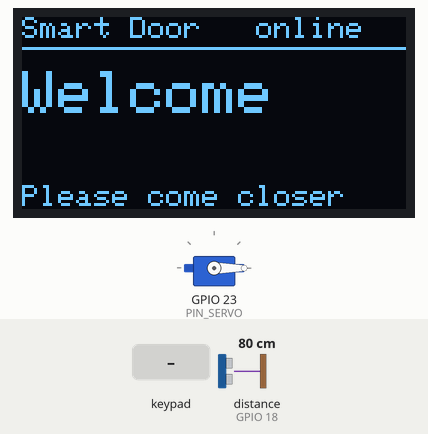
Recording of a sketch running on a simulated ESP32. On the bench: servo, 128×64 one-colour display. Wiring (inferred from the names in the program): ultrasonic range finder: trigger GPIO 5; echo GPIO 18. Inputs (shaded band) come from the test bench; at power-on: distance to the obstacle (sensor on GPIO 18) 80 cm. The echo pulse lasts 58.3 µs per cm; WiFi joins after 1.5 s; servers stay silent unless stated; uploads are accepted with an empty reply; what the sketch prints to the serial monitor is not drawn.

Above: at 5.8 s.
5.9 s: distance to the obstacle (sensor on GPIO 18) set to 2 cm
At 6.41 s:
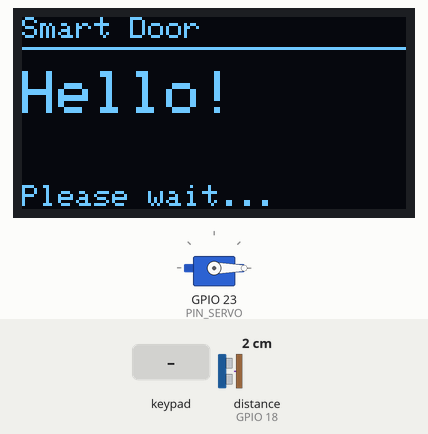
At 6.9 s:
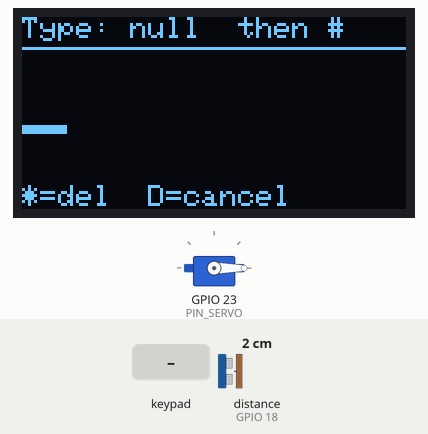
8.0 s: keypad keys 1 2 3 4 # pressed 0.4 s apart
At 10.4 s:
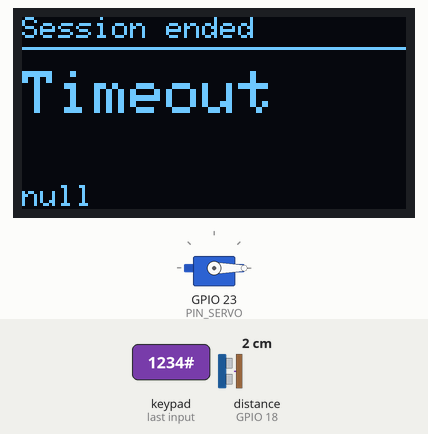
Timing chart, 0 to 11.9 s (numbered marks = the images above; inputs shaded):
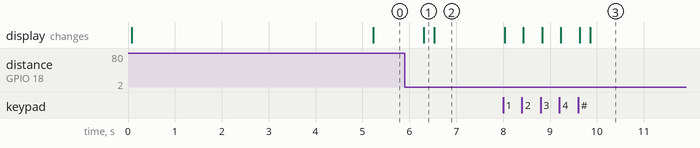

The sketch:

SmartDoor.ino
```cpp
/*
 * ============================================================================
 *  Smart Door – ESP32 firmware (Arduino IDE)
 * ============================================================================
 *  1. Ultrasonic sensor detects a person          → ask server for a challenge
 *  2. OLED shows a random number, visitor types it → server sends OTP to the
 *                                                    owner's Telegram
 *  3. OTP typed on the keypad                      → server says granted / wrong
 *  4. Granted → MG90S servo turns to unlock, then locks again after a few seconds
 *  Also: owner can "Remote unlock" from the dashboard or Telegram (/open).
 *
 *  Keypad:  0-9 type   |  #  submit  |  *  delete last  |  C  clear  |  D  cancel
 *
 *  Board:     "ESP32 Dev Module"  (Boards Manager → esp32 by Espressif)
 *  Libraries: Adafruit SSD1306, Adafruit GFX Library, Keypad (Mark Stanley),
 *             ArduinoJson (Benoit Blanchon, v7), ESP32Servo (Kevin Harrington)
 *  Settings:  edit config.h
 * ============================================================================
 */
#include <WiFi.h>
#include <WiFiClientSecure.h>
#include <HTTPClient.h>
#include <Wire.h>
#include <Adafruit_GFX.h>
#include <Adafruit_SSD1306.h>
#include <Keypad.h>
#include <ArduinoJson.h>
#include <ESP32Servo.h>
#include "config.h"

// ---------------------------------------------------------------- hardware
Adafruit_SSD1306 display(128, 64, &Wire, -1);

const byte ROWS = 4, COLS = 4;
char keys[ROWS][COLS] = {
  {'1', '2', '3', 'A'},
  {'4', '5', '6', 'B'},
  {'7', '8', '9', 'C'},
  {'*', '0', '#', 'D'},
};
byte rowPins[ROWS] = KEYPAD_ROW_PINS;
byte colPins[COLS] = KEYPAD_COL_PINS;
Keypad keypad = Keypad(makeKeymap(keys), rowPins, colPins, ROWS, COLS);

// ---------------------------------------------------------------- state
enum State { IDLE, CHALLENGE, OTP, UNLOCKED, NOTICE, COOLDOWN };
State state = IDLE;

String sessionId;
String challenge;
String input;
unsigned long stateSince = 0;
unsigned long noticeMs = 0;      // how long a NOTICE stays on screen
unsigned long unlockMs = 5000;   // how long the door stays unlocked
unsigned long lastHeartbeat = 0;
unsigned long lastSensorRead = 0;
unsigned long lastStatusPoll = 0;
int closeReadings = 0;

Servo lockServo;
unsigned long servoMovedAt = 0;
bool servoAttached = false;

// ================================================================ helpers
/** Turn the servo arm to the locked or unlocked position. */
void setLock(bool open) {
  if (!servoAttached) {
    lockServo.attach(PIN_SERVO, 500, 2400);  // MG90S pulse range in µs
    servoAttached = true;
  }
  lockServo.write(open ? SERVO_UNLOCKED_ANGLE : SERVO_LOCKED_ANGLE);
  servoMovedAt = millis();
}

/** Switch the servo off a moment after it has reached its position. */
void servoIdle() {
  if (SERVO_DETACH_MS > 0 && servoAttached && millis() - servoMovedAt > SERVO_DETACH_MS) {
    lockServo.detach();
    servoAttached = false;
  }
}

void beep(int ms) {
  if (PIN_BUZZER < 0) return;  // no buzzer fitted
  digitalWrite(PIN_BUZZER, HIGH);
  delay(ms);
  digitalWrite(PIN_BUZZER, LOW);
}
void beepOk()    { beep(80); delay(60); beep(80); }
void beepError() { beep(400); }

void enter(State s) {
  state = s;
  stateSince = millis();
  input = "";
}

/** Draw a screen: small title, big main text, small footer. */
void screen(const String &title, const String &big, const String &footer = "", uint8_t bigSize = 2) {
  display.clearDisplay();
  display.setTextColor(SSD1306_WHITE);
  display.setTextSize(1);
  display.setCursor(0, 0);
  display.println(title);
  display.drawFastHLine(0, 10, 128, SSD1306_WHITE);
  display.setTextSize(bigSize);
  display.setCursor(0, 18);
  display.println(big);
  if (footer.length()) {
    display.setTextSize(1);
    display.setCursor(0, 56);
    display.print(footer);
  }
  display.display();
}

/** Show a message for a while, then go to cooldown. */
void notice(const String &title, const String &big, unsigned long ms = 3000, const String &footer = "") {
  screen(title, big, footer);
  noticeMs = ms;
  enter(NOTICE);
}

void idleScreen() {
  bool online = WiFi.status() == WL_CONNECTED;
  screen(online ? "Smart Door   online" : "Smart Door  OFFLINE", "Welcome", "Please come closer");
}

String masked(const String &s, bool hide) {
  if (!hide) return s;
  String m;
  for (unsigned i = 0; i < s.length(); i++) m += '*';
  return m;
}

void inputScreen() {
  if (state == CHALLENGE) {
    screen("Type: " + challenge + "  then #", input.length() ? input : "_", "*=del  D=cancel", 3);
  } else {
    screen("Enter OTP from owner", input.length() ? masked(input, true) : "_", "#=OK *=del D=cancel", 3);
  }
}

// ================================================================ sensor
long readDistanceCm() {
  digitalWrite(PIN_TRIG, LOW);
  delayMicroseconds(2);
  digitalWrite(PIN_TRIG, HIGH);
  delayMicroseconds(10);
  digitalWrite(PIN_TRIG, LOW);
  unsigned long us = pulseIn(PIN_ECHO, HIGH, 25000);  // 25 ms ≈ 4 m max
  if (us == 0) return -1;                              // nothing in range
  return us / 58;
}

// ================================================================ network
void connectWiFi() {
  if (WiFi.status() == WL_CONNECTED) return;
  screen("Smart Door", "Wi-Fi...", WIFI_SSID, 2);
  WiFi.mode(WIFI_STA);
  WiFi.begin(WIFI_SSID, WIFI_PASSWORD);
  unsigned long t = millis();
  while (WiFi.status() != WL_CONNECTED && millis() - t < 15000) delay(250);
  if (WiFi.status() == WL_CONNECTED) {
    Serial.print("Wi-Fi connected, IP: ");
    Serial.println(WiFi.localIP());
  } else {
    Serial.println("Wi-Fi failed – will retry");
  }
}

/**
 * Call the web app. Returns HTTP status (or <0 on network error) and fills `out`.
 * method: "POST" or "GET". body: JSON string for POST.
 */
int api(const char *method, const String &path, const String &body, JsonDocument &out) {
  if (WiFi.status() != WL_CONNECTED) return -1;

  String url = String(SERVER_URL) + path;
  HTTPClient http;
  WiFiClient plain;
  WiFiClientSecure secure;
  if (url.startsWith("https")) {
    // Simplest option for student projects. For real deployments, use
    // secure.setCACert(rootCA) with your host's root certificate instead.
    secure.setInsecure();
    http.begin(secure, url);
  } else {
    http.begin(plain, url);
  }
  http.setTimeout(10000);
  http.addHeader("Authorization", String("Bearer ") + DEVICE_KEY);
  http.addHeader("Content-Type", "application/json");

  int code = strcmp(method, "GET") == 0 ? http.GET() : http.POST(body);
  if (code > 0) {
    String payload = http.getString();
    DeserializationError err = deserializeJson(out, payload);
    if (err) Serial.printf("JSON error on %s: %s\n", path.c_str(), err.c_str());
  } else {
    Serial.printf("HTTP error on %s: %s\n", path.c_str(), http.errorToString(code).c_str());
  }
  http.end();
  return code;
}

void serverError(int code) {
  if (code == 401) notice("Setup error", "Bad key", 5000, "Check DEVICE_KEY");
  else notice("Network error", "Try again", 4000, "Server unreachable");
  beepError();
}

// ================================================================ door actions
void openDoor(unsigned long ms, const String &why) {
  Serial.println("UNLOCK: " + why);
  unlockMs = ms;
  setLock(true);
  beepOk();
  screen("ACCESS GRANTED", "Door open", why);
  enter(UNLOCKED);
}

void startSession() {
  screen("Smart Door", "Hello!", "Please wait...");
  JsonDocument res;
  int code = api("POST", "/api/device/session/start", "{}", res);
  if (code != 200) return serverError(code);
  sessionId = res["sessionId"].as<String>();
  challenge = res["challenge"].as<String>();
  beep(60);
  enter(CHALLENGE);
  inputScreen();
}

void submitChallenge() {
  screen("Checking...", input, "");
  JsonDocument req, res;
  req["sessionId"] = sessionId;
  req["code"] = input;
  String body;
  serializeJson(req, body);
  int code = api("POST", "/api/device/session/challenge", body, res);
  if (code != 200) return serverError(code);

  String result = res["result"].as<String>();
  if (result == "otp_sent") {
    beepOk();
    enter(OTP);
    screen("Owner notified", "Enter OTP", "Ask the owner for it");
    delay(1500);
    inputScreen();
  } else if (result == "wrong") {
    beepError();
    int left = res["attemptsLeft"] | 0;
    screen("Wrong number", "Try again", String(left) + " tries left");
    delay(1500);
    input = "";
    inputScreen();
  } else if (result == "no_telegram") {
    notice("Sorry", "Owner not", 4000, "connected to Telegram");
  } else if (result == "locked") {
    notice("Too many tries", "Locked", 4000);
  } else {
    notice("Session ended", "Timeout", 3000, result);
  }
}

void submitOtp() {
  screen("Verifying...", masked(input, true), "");
  JsonDocument req, res;
  req["sessionId"] = sessionId;
  req["otp"] = input;
  String body;
  serializeJson(req, body);
  int code = api("POST", "/api/device/session/otp", body, res);
  if (code != 200) return serverError(code);

  String result = res["result"].as<String>();
  if (result == "granted") {
    openDoor((res["unlockSeconds"] | 5) * 1000UL, "Welcome!");
  } else if (result == "wrong") {
    beepError();
    int left = res["attemptsLeft"] | 0;
    screen("Wrong OTP", "Try again", String(left) + " tries left");
    delay(1500);
    input = "";
    inputScreen();
  } else if (result == "denied") {
    beepError();
    notice("Owner denied", "No entry", 4000);
  } else if (result == "locked") {
    beepError();
    notice("Too many tries", "Locked", 5000, "Owner alerted");
  } else if (result == "expired") {
    notice("OTP expired", "Timeout", 3000);
  } else {
    notice("Session ended", "Sorry", 3000, result);
  }
}

/** While waiting for the OTP, check if the owner tapped "Deny" in Telegram. */
void pollSessionStatus() {
  if (millis() - lastStatusPoll < 4000) return;
  lastStatusPoll = millis();
  JsonDocument res;
  if (api("GET", "/api/device/session/status?sessionId=" + sessionId, "", res) == 200) {
    String st = res["status"].as<String>();
    if (st == "DENIED") {
      beepError();
      notice("Owner denied", "No entry", 4000);
    }
  }
}

void heartbeat() {
  if (millis() - lastHeartbeat < HEARTBEAT_MS) return;
  lastHeartbeat = millis();
  connectWiFi();
  JsonDocument res;
  int code = api("POST", "/api/device/heartbeat", "{}", res);
  if (code == 401) {
    screen("Setup error", "Bad key", "Check DEVICE_KEY in config.h");
    return;
  }
  if (code == 200 && res["command"] == "unlock") {
    openDoor((res["unlockSeconds"] | 5) * 1000UL, "Remote unlock");
  } else if (state == IDLE) {
    idleScreen();
  }
}

// ================================================================ keypad
void handleKey(char k) {
  if (state != CHALLENGE && state != OTP) return;
  beep(25);
  if (k >= '0' && k <= '9') {
    if (input.length() < 6) input += k;
  } else if (k == '*') {
    if (input.length()) input.remove(input.length() - 1);
  } else if (k == 'C') {
    input = "";
  } else if (k == 'D') {
    notice("Cancelled", "Bye!", 1500);
    return;
  } else if (k == '#') {
    if (input.length() == 0) return;
    if (state == CHALLENGE) submitChallenge();
    else submitOtp();
    return;
  }
  inputScreen();
}

// ================================================================ setup / loop
void setup() {
  Serial.begin(115200);
  ESP32PWM::allocateTimer(0);  // servo uses its own PWM timer
  lockServo.setPeriodHertz(50);
  setLock(false);  // make sure the door is locked at boot
  if (PIN_BUZZER >= 0) {
    pinMode(PIN_BUZZER, OUTPUT);
    digitalWrite(PIN_BUZZER, LOW);
  }
  pinMode(PIN_TRIG, OUTPUT);
  pinMode(PIN_ECHO, INPUT);

  Wire.begin(PIN_SDA, PIN_SCL);
  if (!display.begin(SSD1306_SWITCHCAPVCC, OLED_ADDRESS)) {
    Serial.println("OLED not found – check wiring / OLED_ADDRESS");
  }
  display.clearDisplay();
  display.display();

  connectWiFi();
  enter(IDLE);
  lastHeartbeat = 0;
  heartbeat();
}

void loop() {
  char k = keypad.getKey();
  if (k) handleKey(k);
  servoIdle();

  unsigned long now = millis();
  unsigned long inState = now - stateSince;

  switch (state) {
    case IDLE:
      heartbeat();
      if (state != IDLE) break;  // heartbeat may have triggered remote unlock
      if (now - lastSensorRead >= 150) {
        lastSensorRead = now;
        long cm = readDistanceCm();
        closeReadings = (cm > 0 && cm < PRESENCE_CM) ? closeReadings + 1 : 0;
        if (closeReadings >= PRESENCE_READINGS) {
          closeReadings = 0;
          Serial.printf("Presence detected at %ld cm\n", cm);
          if (WiFi.status() == WL_CONNECTED) startSession();
          else notice("Offline", "No Wi-Fi", 3000);
        }
      }
      break;

    case CHALLENGE:
      if (inState > CHALLENGE_TIMEOUT_MS) notice("Timeout", "Bye!", 2000);
      break;

    case OTP:
      if (inState > OTP_TIMEOUT_MS) notice("OTP timeout", "Bye!", 2000);
      else pollSessionStatus();
      break;

    case UNLOCKED:
      if (inState > unlockMs) {
        setLock(false);
        Serial.println("Locked again");
        notice("Smart Door", "Locked", 1500);
      }
      break;

    case NOTICE:
      if (inState > noticeMs) enter(COOLDOWN);
      break;

    case COOLDOWN:
      if (inState > COOLDOWN_MS) {
        enter(IDLE);
        sessionId = "";
        challenge = "";
        idleScreen();
      }
      break;
  }
}
```

config.h
```cpp
// ============================================================================
//  Smart Door – your settings. Edit this file before uploading.
// ============================================================================
#pragma once

// ---- Wi-Fi --------------------------------------------------------------
#define WIFI_SSID      "YourWiFiName"
#define WIFI_PASSWORD  "YourWiFiPassword"

// ---- Web app ------------------------------------------------------------
// Local testing:  the IP of the PC running `npm run dev`, e.g. "http://192.168.1.20:3000"
//                 (NOT localhost – localhost would mean the ESP32 itself)
// Deployed:       e.g. "https://smart-door.vercel.app"
#define SERVER_URL  "http://10.2.36.191:3000"

// From the dashboard: Doors → + Add door (shown once)
#define DEVICE_KEY  "sd_b982d31275e96b2d74e3d4681f68470fc45d6870bd940743"

// ---- Behaviour ----------------------------------------------------------
#define PRESENCE_CM          50     // person counts as "at the door" closer than this
#define PRESENCE_READINGS    3      // consecutive close readings needed (filters noise)
#define CHALLENGE_TIMEOUT_MS 60000  // visitor has this long to type the number
#define OTP_TIMEOUT_MS       120000 // and this long to type the OTP
#define COOLDOWN_MS          8000   // pause after a session before detecting again
#define HEARTBEAT_MS         5000   // how often to check in with the server while idle

// ---- Pins (ESP32 DevKit V1) ---------------------------------------------
#define PIN_TRIG    5
#define PIN_ECHO    18   // HC-SR04 ECHO is 5 V → use a voltage divider (see README)
#define PIN_SERVO   23   // MG90S signal wire (orange)
#define PIN_BUZZER  -1   // no buzzer: -1. If you add an active buzzer later, put its pin here (e.g. 19)
#define PIN_SDA     21   // OLED
#define PIN_SCL     22   // OLED

// ---- Servo lock (MG90S) -------------------------------------------------
// Angle of the servo arm when the door is locked / unlocked.
// Test once and adjust: if it turns the wrong way, swap the two numbers.
#define SERVO_LOCKED_ANGLE    0
#define SERVO_UNLOCKED_ANGLE  90
// After moving, the servo is switched off (detached) so it doesn't buzz,
// jitter or drain power while holding still. Set to 0 to keep it powered.
#define SERVO_DETACH_MS       700

// 4x4 keypad, pins left → right on the keypad connector: R1 R2 R3 R4 C1 C2 C3 C4
#define KEYPAD_ROW_PINS { 13, 4, 14, 27 }
#define KEYPAD_COL_PINS { 26, 25, 33, 32 }

#define OLED_ADDRESS 0x3C   // try 0x3D if the screen stays blank
```

Measured:
- after the input at 5.9 s, the display: changes after 0.41 s (image 1)
- after the input at 8.0 s, the display: first changes at once (image 3 shows a later state)
